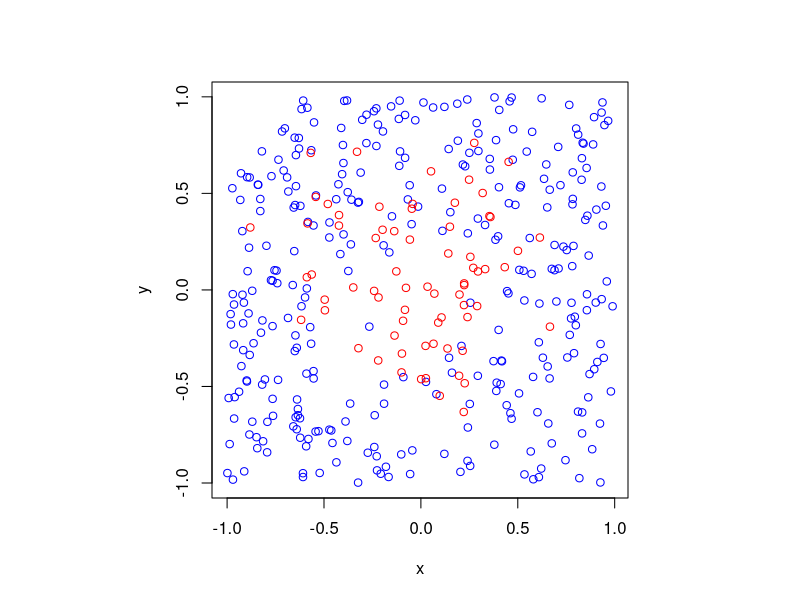

Reproduce this figure in R.
# Simulate a Poisson point process on a rectangle.
# Then thin the Poisson point process according to a (spatially *dependent*) 
# p-thinning.
# Author: H. Paul Keeler, 2019.
# Website: hpaulkeeler.com
# Repository: github.com/hpaulkeeler/posts

#Simulation window parameters
xMin=-1;xMax=1;
yMin=-1;yMax=1;
xDelta=xMax-xMin;yDelta=yMax-yMin; #rectangle dimensions
areaTotal=xDelta*yDelta;

#Point process parameters
lambda=100; #intensity (ie mean density) of the Poisson process

#Thinning probability parameters
sigma=0.5; #scale parameter for thinning probability function
#define thinning probability function
fun_p <- function(s,x,y) {
  exp(-(x^2 + y^2)/s^2);
}

#Simulate a Poisson point process
numbPoints=rpois(1,areaTotal*lambda);#Poisson number of points
xx=xDelta*runif(numbPoints)+xMin;#x coordinates of Poisson points
yy=xDelta*runif(numbPoints)+yMin;#y coordinates of Poisson points

#calculate spatially-dependent thinning probabilities
p=fun_p(sigma,xx,yy); 

#Generate Bernoulli variables (ie coin flips) for thinning
booleThinned=runif(numbPoints)<p; #points to be thinned
booleRetained=!booleThinned; #points to be retained

#x/y locations of thinned points
xxThinned=xx[booleThinned]; yyThinned=yy[booleThinned];
#x/y locations of retained points
xxRetained=xx[booleRetained]; yyRetained=yy[booleRetained];

#Plotting
par(pty="s")
plot(xxRetained,yyRetained,'p',xlab='x',ylab='y',col='blue'); #plot retained points
points(xxThinned,yyThinned,col='red'); #plot thinned points
